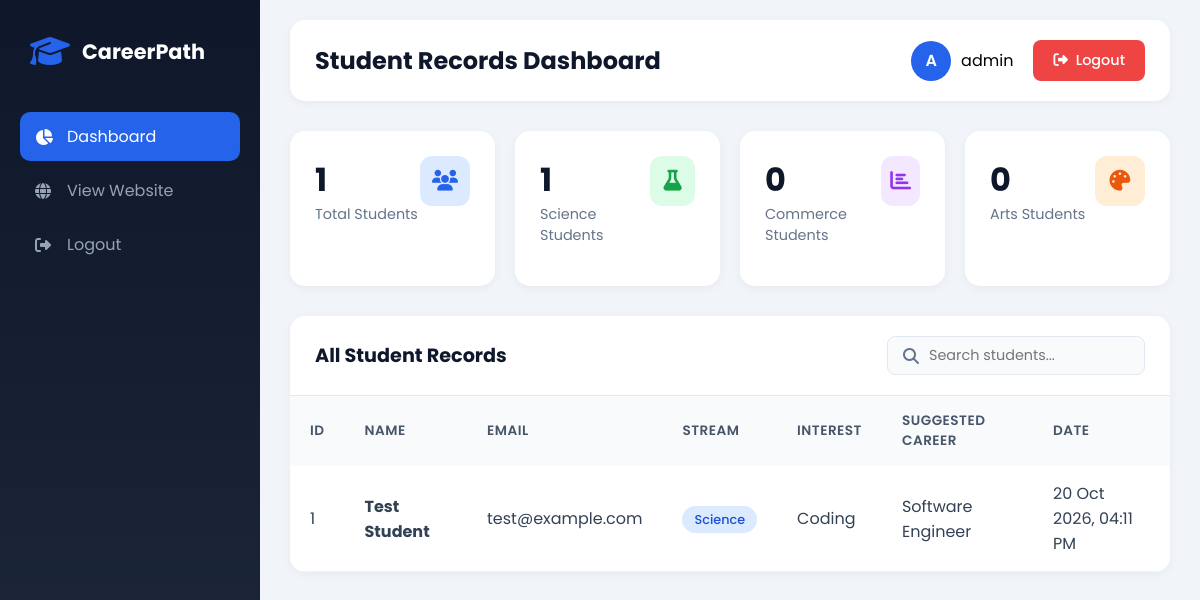
The page /admin.php (signed in) on the database its author committed.
### tables this page shows
CREATE TABLE IF NOT EXISTS students (
    id INT AUTO_INCREMENT PRIMARY KEY,
    name VARCHAR(100) NOT NULL,
    email VARCHAR(100),
    stream VARCHAR(50) NOT NULL,
    interest VARCHAR(100) NOT NULL,
    suggested_career VARCHAR(100) NOT NULL,
    created_at TIMESTAMP DEFAULT CURRENT_TIMESTAMP
);

### admin.php (the view, shortened to what this page needs)
<?php
$sql = "SELECT id, name, email, stream, interest, suggested_career, created_at
        FROM students
        ORDER BY created_at DESC";
$result = mysqli_query($conn, $sql);
$countResult = mysqli_query($conn, "SELECT COUNT(*) as total FROM students");
$totalStudents = mysqli_fetch_assoc($countResult)['total'];
$statsQuery = "SELECT stream, COUNT(*) as count FROM students GROUP BY stream";
$statsResult = mysqli_query($conn, $statsQuery);
$streamStats = [];
while ($row = mysqli_fetch_assoc($statsResult)) {
    $streamStats[$row['stream']] = $row['count'];
}
?>
<!DOCTYPE html>
<html lang="en">
<head>
    <link rel="stylesheet" href="https://cdnjs.cloudflare.com/ajax/libs/font-awesome/6.4.0/css/all.min.css">
</head>
<body>
    <aside class="sidebar">
        <div class="sidebar-brand">
            <i class="fas fa-graduation-cap"></i>
            <h2>CareerPath</h2>
        </div>
        <ul class="sidebar-menu">
            <li>
                <a href="admin.php" class="active">
                    <i class="fas fa-chart-pie"></i>
                    <span>Dashboard</span>
                </a>
            </li>
            <li>
                <a href="index.html">
                    <i class="fas fa-globe"></i>
                    <span>View Website</span>
                </a>
            </li>
            <li>
                <a href="logout.php">
                    <i class="fas fa-sign-out-alt"></i>
                    <span>Logout</span>
                </a>
            </li>
        </ul>
    </aside>
    <main class="main-content">
        <div class="header">
            <h1>Student Records Dashboard</h1>
            <div class="header-right">
                <div class="admin-info">
                    <div class="admin-avatar">
                        <?php echo strtoupper(substr($_SESSION['admin_username'], 0, 1)); ?>
                    </div>
                    <span><?php echo htmlspecialchars($_SESSION['admin_username']); ?></span>
                </div>
                <a href="logout.php" class="btn-logout">
                    <i class="fas fa-sign-out-alt"></i>
                    Logout
                </a>
            </div>
        </div>
        <div class="stats-grid">
            <div class="stat-card">
                <div class="stat-card-header">
                    <div>
                        <div class="stat-value"><?php echo $totalStudents; ?></div>
                        <div class="stat-label">Total Students</div>
                    </div>
                    <div class="stat-icon blue">
                        <i class="fas fa-users"></i>
                    </div>
                </div>
            </div>
            <div class="stat-card">
                <div class="stat-card-header">
                    <div>
                        <div class="stat-value"><?php echo isset($streamStats['Science']) ? $streamStats['Science'] : 0; ?></div>
                        <div class="stat-label">Science Students</div>
                    </div>
                    <div class="stat-icon green">
                        <i class="fas fa-flask"></i>
                    </div>
                </div>
            </div>
            <div class="stat-card">
                <div class="stat-card-header">
                    <div>
                        <div class="stat-value"><?php echo isset($streamStats['Commerce']) ? $streamStats['Commerce'] : 0; ?></div>
                        <div class="stat-label">Commerce Students</div>
                    </div>
                    <div class="stat-icon purple">
                        <i class="fas fa-chart-bar"></i>
                    </div>
                </div>
            </div>
            <div class="stat-card">
                <div class="stat-card-header">
                    <div>
                        <div class="stat-value"><?php echo isset($streamStats['Arts']) ? $streamStats['Arts'] : 0; ?></div>
                        <div class="stat-label">Arts Students</div>
                    </div>
                    <div class="stat-icon orange">
                        <i class="fas fa-palette"></i>
                    </div>
                </div>
            </div>
        </div>
        <div class="table-container">
            <div class="table-header">
                <h2>All Student Records</h2>
                <div class="search-box">
                    <i class="fas fa-search"></i>
                    <input type="text" id="searchInput" placeholder="Search students..." onkeyup="filterTable()">
                </div>
            </div>
            <?php if ($result && mysqli_num_rows($result) > 0): ?>
            <table id="studentsTable">
                <thead>
                    <tr>
                        <th>ID</th>
                        <th>Name</th>
                        <th>Email</th>
                        <th>Stream</th>
                        <th>Interest</th>
                        <th>Suggested Career</th>
                        <th>Date</th>
                    </tr>
                </thead>
                <tbody>
                    <?php while ($row = mysqli_fetch_assoc($result)): ?>
                    <tr>
                        <td><?php echo $row['id']; ?></td>
                        <td><strong><?php echo htmlspecialchars($row['name']); ?></strong></td>
                        <td><?php echo htmlspecialchars($row['email'] ?: '-'); ?></td>
                        <td>
                            <span class="stream-badge <?php echo strtolower($row['stream']); ?>">
                                <?php echo htmlspecialchars($row['stream']); ?>
                            </span>
                        </td>
                        <td><?php echo htmlspecialchars($row['interest']); ?></td>
                        <td><?php echo htmlspecialchars($row['suggested_career']); ?></td>
                        <td><?php echo date('d M Y, h:i A', strtotime($row['created_at'])); ?></td>
                    </tr>
                    <?php endwhile; ?>
                </tbody>
            </table>
            <?php endif; ?>
        </div>
    </main>
</body>
</html>

### admin.php (style rules this page uses)
* { margin: 0; padding: 0; box-sizing: border-box; }
body { font-family: 'Poppins', sans-serif; background: #f1f5f9; min-height: 100vh; }
.sidebar { position: fixed; left: 0; top: 0; bottom: 0; width: 260px; background: linear-gradient(180deg, #0f172a 0%, #1e293b 100%); color: white; padding: 20px; z-index: 100; }
.sidebar-brand { display: flex; align-items: center; gap: 12px; padding: 15px 10px; margin-bottom: 30px; }
.sidebar-brand i { font-size: 2rem; color: #2563eb; }
.sidebar-brand h2 { font-size: 1.3rem; }
.sidebar-menu { list-style: none; }
.sidebar-menu li { margin-bottom: 5px; }
.sidebar-menu a { display: flex; align-items: center; gap: 12px; padding: 12px 15px; color: #94a3b8; text-decoration: none; border-radius: 10px; transition: all 0.3s ease; }
.sidebar-menu a:hover, .sidebar-menu a.active { background: rgba(37, 99, 235, 0.2); color: white; }
.sidebar-menu a.active { background: #2563eb; }
.sidebar-menu i { width: 20px; }
.main-content { margin-left: 260px; padding: 20px 30px; }
.header { display: flex; justify-content: space-between; align-items: center; margin-bottom: 30px; background: white; padding: 20px 25px; border-radius: 15px; box-shadow: 0 2px 10px rgba(0, 0, 0, 0.05); }
.header h1 { font-size: 1.5rem; color: #0f172a; }
.header-right { display: flex; align-items: center; gap: 20px; }
.admin-info { display: flex; align-items: center; gap: 10px; }
.admin-avatar { width: 40px; height: 40px; background: #2563eb; border-radius: 50%; display: flex; align-items: center; justify-content: center; color: white; font-weight: 600; }
.btn-logout { display: flex; align-items: center; gap: 8px; padding: 10px 20px; background: #ef4444; color: white; border: none; border-radius: 8px; font-size: 0.9rem; font-weight: 500; cursor: pointer; text-decoration: none; transition: all 0.3s ease; }
.stats-grid { display: grid; grid-template-columns: repeat(auto-fit, minmax(200px, 1fr)); gap: 20px; margin-bottom: 30px; }
.stat-card { background: white; padding: 25px; border-radius: 15px; box-shadow: 0 2px 10px rgba(0, 0, 0, 0.05); }
.stat-card-header { display: flex; justify-content: space-between; align-items: flex-start; margin-bottom: 15px; }
.stat-icon { width: 50px; height: 50px; border-radius: 12px; display: flex; align-items: center; justify-content: center; font-size: 1.3rem; }
.stat-icon.blue { background: #dbeafe; color: #2563eb; }
.stat-icon.green { background: #dcfce7; color: #16a34a; }
.stat-icon.purple { background: #f3e8ff; color: #9333ea; }
.stat-icon.orange { background: #ffedd5; color: #ea580c; }
.stat-value { font-size: 2rem; font-weight: 700; color: #0f172a; }
.stat-label { color: #64748b; font-size: 0.9rem; }
.table-container { background: white; border-radius: 15px; box-shadow: 0 2px 10px rgba(0, 0, 0, 0.05); overflow: hidden; }
.table-header { display: flex; justify-content: space-between; align-items: center; padding: 20px 25px; border-bottom: 1px solid #e2e8f0; }
.table-header h2 { font-size: 1.2rem; color: #0f172a; }
.search-box { display: flex; align-items: center; gap: 10px; background: #f8fafc; padding: 8px 15px; border-radius: 8px; border: 1px solid #e2e8f0; }
.search-box input { border: none; background: none; outline: none; font-family: inherit; font-size: 0.9rem; width: 200px; }
.search-box i { color: #64748b; }
table { width: 100%; border-collapse: collapse; }
th, td { padding: 15px 20px; text-align: left; }
th { background: #f8fafc; font-weight: 600; color: #475569; font-size: 0.85rem; text-transform: uppercase; letter-spacing: 0.5px; }
td { border-bottom: 1px solid #f1f5f9; color: #334155; }
.stream-badge { padding: 5px 12px; border-radius: 20px; font-size: 0.8rem; font-weight: 500; }
.stream-badge.science { background: #dbeafe; color: #1d4ed8; }

### rows shown on the page
students: id "1", name "Test Student", email "test@example.com", stream "Science", interest "Coding", suggested_career "Software Engineer", created_at "20 Oct 2026, 04:11 PM"

### other values the page prints
substr($_SESSION['admin_username'], 0, 1) "A"
$_SESSION['admin_username'] "admin"
$totalStudents "1"
$streamStats['Science'] "1"
